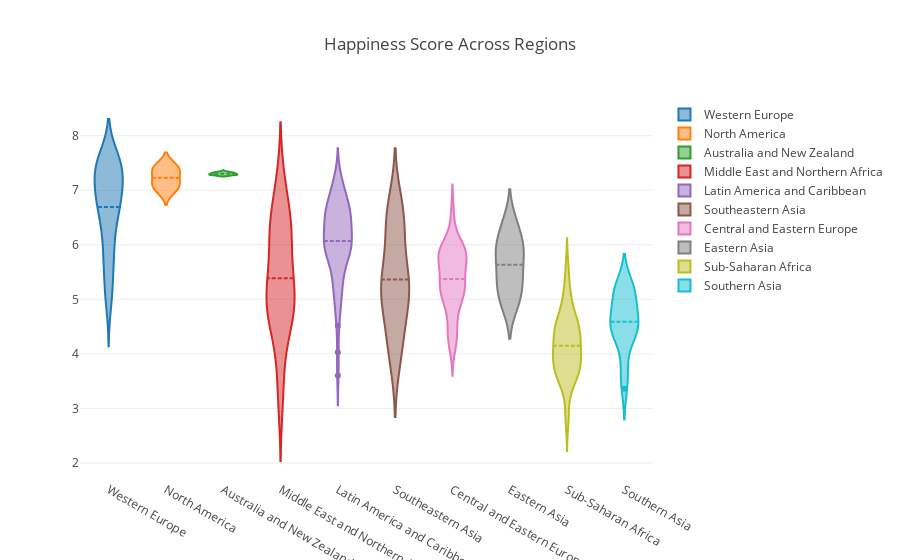

Here is the notebook cell this chart was saved with:
### Markdown cell above
## Violin Graph
Let's now look at violin graphs, which are my favorite ways to look at statistics involving mean, median, outliers,and standard deviation.

### Code cell
# violin plot
# kde = kernel density estimation, width of violin 

data = []
for i in data_c['Region'].unique():
    trace = {
            "type": 'violin',
            "x": data_c.loc[(data_c['Region'] == i), 'Region'],
            "y": data_c.loc[(data_c['Region'] == i), 'Happiness Score'],
            "name": i,
            "meanline": {
                "visible": True
            }
        }
    data.append(trace)
    
            
fig = {
    "data": data,
    "layout" : {
        "title": "",
        "yaxis": {
            "zeroline": False,
        }
    }
}

fig['layout'].update(title= 'Happiness Score Across Regions');
iplot(fig)

### Figure 1 — Plotly figure (JSON) as saved in the notebook; plotly's stock layout.template omitted (floating-point values rounded to 4 significant figures)
{"data": [{"meanline": {"visible": true}, "name": "Western Europe", "type": "violin", "uid": "eb036ca6-9112-4c89-a086-098e3b12cfdf", "x": ["Western Europe", "Western Europe", "Western Europe", "Western Europe", "Western Europe", "Western Europe", "Western Europe", "Western Europe", "Western Europe", "Western Europe", "Western Europe", "Western Europe", "Western Europe", "Western Europe", "Western Europe", "Western Europe", "Western Europe", "Western Europe", "Western Europe", "Western Europe", "Western Europe", "Western Europe", "Western Europe", "Western Europe", "Western Europe", "Western Europe", "Western Europe", "Western Europe", "Western Europe", "Western Europe", "Western Europe", "Western Europe", "Western Europe", "Western Europe", "Western Europe", "Western Europe", "Western Europe", "Western Europe", "Western Europe", "Western Europe", "Western Europe", "Western Europe", "Western Europe", "Western Europe", "Western Europe", "Western Europe", "Western Europe", "Western Europe", "Western Europe", "Western Europe", "Western Europe", "Western Europe", "Western Europe", "Western Europe", "Western Europe", "Western Europe", "Western Europe", "Western Europe", "Western Europe", "Western Europe", "Western Europe", "Western Europe", "Western Europe"], "y": [7.587, 7.561, 7.527, 7.522, 7.406, 7.378, 7.364, 7.2, 6.946, 6.94, 6.937, 6.867, 6.75, 6.575, 6.329, 6.302, 5.948, 5.695, 5.689, 5.102, 4.857, 7.526, 7.509, 7.501, 7.498, 7.413, 7.339, 7.291, 7.119, 6.994, 6.929, 6.907, 6.871, 6.725, 6.488, 6.478, 6.361, 5.977, 5.771, 5.546, 5.123, 5.033, 7.537, 7.522, 7.504, 7.494, 7.469, 7.377, 7.284, 7.006, 6.977, 6.951, 6.891, 6.863, 6.714, 6.527, 6.442, 6.403, 5.964, 5.81, 5.621, 5.227, 5.195]}, {"meanline": {"visible": true}, "name": "North America", "type": "violin", "uid": "f430a391-02ab-4ba0-b076-9fc26292c792", "x": ["North America", "North America", "North America", "North America", "North America", "North America"], "y": [7.427, 7.119, 7.404, 7.104, 7.316, 6.993]}, {"meanline": {"visible": true}, "name": "Australia and New Zealand", "type": "violin", "uid": "c72caa08-3612-481d-a2b6-7e98186dc42a", "x": ["Australia and New Zealand", "Australia and New Zealand", "Australia and New Zealand", "Australia and New Zealand", "Australia and New Zealand", "Australia and New Zealand"], "y": [7.286, 7.284, 7.334, 7.313, 7.314, 7.284]}, {"meanline": {"visible": true}, "name": "Middle East and Northern Africa", "type": "violin", "uid": "2beb2092-430c-416d-a21c-e287f2294fa1", "x": ["Middle East and Northern Africa", "Middle East and Northern Africa", "Middle East and Northern Africa", "Middle East and Northern Africa", "Middle East and Northern Africa", "Middle East and Northern Africa", "Middle East and Northern Africa", "Middle East and Northern Africa", "Middle East and Northern Africa", "Middle East and Northern Africa", "Middle East and Northern Africa", "Middle East and Northern Africa", "Middle East and Northern Africa", "Middle East and Northern Africa", "Middle East and Northern Africa", "Middle East and Northern Africa", "Middle East and Northern Africa", "Middle East and Northern Africa", "Middle East and Northern Africa", "Middle East and Northern Africa", "Middle East and Northern Africa", "Middle East and Northern Africa", "Middle East and Northern Africa", "Middle East and Northern Africa", "Middle East and Northern Africa", "Middle East and Northern Africa", "Middle East and Northern Africa", "Middle East and Northern Africa", "Middle East and Northern Africa", "Middle East and Northern Africa", "Middle East and Northern Africa", "Middle East and Northern Africa", "Middle East and Northern Africa", "Middle East and Northern Africa", "Middle East and Northern Africa", "Middle East and Northern Africa", "Middle East and Northern Africa", "Middle East and Northern Africa", "Middle East and Northern Africa", "Middle East and Northern Africa", "Middle East and Northern Africa", "Middle East and Northern Africa", "Middle East and Northern Africa", "Middle East and Northern Africa", "Middle East and Northern Africa", "Middle East and Northern Africa", "Middle East and Northern Africa", "Middle East and Northern Africa", "Middle East and Northern Africa", "Middle East and Northern Africa", "Middle East and Northern Africa", "Middle East and Northern Africa", "Middle East and Northern Africa", "Middle East and Northern Africa", "Middle East and Northern Africa", "Middle East and Northern Africa", "Middle East and Northern Africa", "Middle East and Northern Africa"], "y": [7.278, 6.901, 6.853, 6.611, 6.411, 6.295, 5.96, 5.754, 5.605, 5.332, 5.192, 5.013, 4.839, 4.739, 4.715, 4.686, 4.677, 4.194, 4.077, 3.006, 7.267, 6.573, 6.379, 6.375, 6.355, 6.239, 6.218, 5.615, 5.389, 5.303, 5.151, 5.129, 5.045, 4.813, 4.754, 4.575, 4.362, 3.724, 3.069, 7.213, 6.648, 6.375, 6.344, 6.105, 6.087, 5.872, 5.525, 5.5, 5.336, 5.235, 5.225, 4.805, 4.775, 4.735, 4.692, 4.497, 3.593, 3.462]}, {"meanline": {"visible": true}, "name": "Latin America and Caribbean", "type": "violin", "uid": "672d25ec-e0dc-4146-8995-d5ae87c81197", "x": ["Latin America and Caribbean", "Latin America and Caribbean", "Latin America and Caribbean", "Latin America and Caribbean", "Latin America and Caribbean", "Latin America and Caribbean", "Latin America and Caribbean", "Latin America and Caribbean", "Latin America and Caribbean", "Latin America and Caribbean", "Latin America and Caribbean", "Latin America and Caribbean", "Latin America and Caribbean", "Latin America and Caribbean", "Latin America and Caribbean", "Latin America and Caribbean", "Latin America and Caribbean", "Latin America and Caribbean", "Latin America and Caribbean", "Latin America and Caribbean", "Latin America and Caribbean", "Latin America and Caribbean", "Latin America and Caribbean", "Latin America and Caribbean", "Latin America and Caribbean", "Latin America and Caribbean", "Latin America and Caribbean", "Latin America and Caribbean", "Latin America and Caribbean", "Latin America and Caribbean", "Latin America and Caribbean", "Latin America and Caribbean", "Latin America and Caribbean", "Latin America and Caribbean", "Latin America and Caribbean", "Latin America and Caribbean", "Latin America and Caribbean", "Latin America and Caribbean", "Latin America and Caribbean", "Latin America and Caribbean", "Latin America and Caribbean", "Latin America and Caribbean", "Latin America and Caribbean", "Latin America and Caribbean", "Latin America and Caribbean", "Latin America and Caribbean", "Latin America and Caribbean", "Latin America and Caribbean", "Latin America and Caribbean", "Latin America and Caribbean", "Latin America and Caribbean", "Latin America and Caribbean", "Latin America and Caribbean", "Latin America and Caribbean", "Latin America and Caribbean", "Latin America and Caribbean", "Latin America and Caribbean", "Latin America and Caribbean", "Latin America and Caribbean", "Latin America and Caribbean", "Latin America and Caribbean", "Latin America and Caribbean", "Latin America and Caribbean", "Latin America and Caribbean", "Latin America and Caribbean", "Latin America and Caribbean", "Latin America and Caribbean", "Latin America and Caribbean"], "y": [7.226, 7.187, 6.983, 6.81, 6.786, 6.67, 6.574, 6.485, 6.477, 6.269, 6.168, 6.13, 6.123, 5.975, 5.89, 5.878, 5.828, 5.824, 5.709, 4.885, 4.788, 4.518, 7.087, 7.039, 6.952, 6.778, 6.705, 6.701, 6.65, 6.545, 6.481, 6.324, 6.269, 6.168, 6.084, 6.068, 5.992, 5.976, 5.956, 5.822, 5.743, 5.538, 5.51, 5.155, 4.871, 4.028, 7.079, 6.652, 6.635, 6.599, 6.578, 6.454, 6.454, 6.452, 6.357, 6.168, 6.071, 6.008, 6.003, 5.956, 5.823, 5.715, 5.493, 5.311, 5.25, 5.23, 5.181, 3.603]}, {"meanline": {"visible": true}, "name": "Southeastern Asia", "type": "violin", "uid": "128efc29-e574-4d90-a41c-b3b674d0c2f6", "x": ["Southeastern Asia", "Southeastern Asia", "Southeastern Asia", "Southeastern Asia", "Southeastern Asia", "Southeastern Asia", "Southeastern Asia", "Southeastern Asia", "Southeastern Asia", "Southeastern Asia", "Southeastern Asia", "Southeastern Asia", "Southeastern Asia", "Southeastern Asia", "Southeastern Asia", "Southeastern Asia", "Southeastern Asia", "Southeastern Asia", "Southeastern Asia", "Southeastern Asia", "Southeastern Asia", "Southeastern Asia", "Southeastern Asia", "Southeastern Asia", "Southeastern Asia", "Southeastern Asia"], "y": [6.798, 6.455, 5.77, 5.399, 5.36, 5.073, 4.876, 4.307, 3.819, 6.739, 6.474, 6.005, 5.314, 5.279, 5.061, 4.876, 4.395, 3.907, 6.572, 6.424, 6.084, 5.43, 5.262, 5.074, 4.545, 4.168]}, {"meanline": {"visible": true}, "name": "Central and Eastern Europe", "type": "violin", "uid": "744d6a6d-c5b8-434c-88cf-338435bfbc83", "x": ["Central and Eastern Europe", "Central and Eastern Europe", "Central and Eastern Europe", "Central and Eastern Europe", "Central and Eastern Europe", "Central and Eastern Europe", "Central and Eastern Europe", "Central and Eastern Europe", "Central and Eastern Europe", "Central and Eastern Europe", "Central and Eastern Europe", "Central and Eastern Europe", "Central and Eastern Europe", "Central and Eastern Europe", "Central and Eastern Europe", "Central and Eastern Europe", "Central and Eastern Europe", "Central and Eastern Europe", "Central and Eastern Europe", "Central and Eastern Europe", "Central and Eastern Europe", "Central and Eastern Europe", "Central and Eastern Europe", "Central and Eastern Europe", "Central and Eastern Europe", "Central and Eastern Europe", "Central and Eastern Europe", "Central and Eastern Europe", "Central and Eastern Europe", "Central and Eastern Europe", "Central and Eastern Europe", "Central and Eastern Europe", "Central and Eastern Europe", "Central and Eastern Europe", "Central and Eastern Europe", "Central and Eastern Europe", "Central and Eastern Europe", "Central and Eastern Europe", "Central and Eastern Europe", "Central and Eastern Europe", "Central and Eastern Europe", "Central and Eastern Europe", "Central and Eastern Europe", "Central and Eastern Europe", "Central and Eastern Europe", "Central and Eastern Europe", "Central and Eastern Europe", "Central and Eastern Europe", "Central and Eastern Europe", "Central and Eastern Europe", "Central and Eastern Europe", "Central and Eastern Europe", "Central and Eastern Europe", "Central and Eastern Europe", "Central and Eastern Europe", "Central and Eastern Europe", "Central and Eastern Europe", "Central and Eastern Europe", "Central and Eastern Europe", "Central and Eastern Europe", "Central and Eastern Europe", "Central and Eastern Europe", "Central and Eastern Europe", "Central and Eastern Europe", "Central and Eastern Europe", "Central and Eastern Europe", "Central and Eastern Europe", "Central and Eastern Europe", "Central and Eastern Europe", "Central and Eastern Europe", "Central and Eastern Europe", "Central and Eastern Europe", "Central and Eastern Europe", "Central and Eastern Europe", "Central and Eastern Europe", "Central and Eastern Europe", "Central and Eastern Europe", "Central and Eastern Europe", "Central and Eastern Europe", "Central and Eastern Europe", "Central and Eastern Europe", "Central and Eastern Europe", "Central and Eastern Europe", "Central and Eastern Europe", "Central and Eastern Europe", "Central and Eastern Europe", "Central and Eastern Europe"], "y": [6.505, 6.003, 5.995, 5.889, 5.855, 5.848, 5.833, 5.813, 5.791, 5.759, 5.716, 5.589, 5.548, 5.429, 5.286, 5.212, 5.192, 5.124, 5.123, 5.098, 5.007, 4.959, 4.949, 4.8, 4.786, 4.681, 4.35, 4.297, 4.218, 6.596, 6.078, 5.987, 5.919, 5.897, 5.856, 5.835, 5.813, 5.802, 5.768, 5.658, 5.56, 5.528, 5.517, 5.488, 5.401, 5.291, 5.185, 5.177, 5.163, 5.161, 5.145, 5.121, 4.996, 4.655, 4.36, 4.324, 4.252, 4.217, 6.609, 6.098, 5.973, 5.971, 5.963, 5.902, 5.85, 5.838, 5.825, 5.822, 5.819, 5.758, 5.611, 5.569, 5.395, 5.324, 5.293, 5.279, 5.237, 5.234, 5.182, 5.175, 5.041, 5.004, 4.714, 4.644, 4.376, 4.286, 4.096]}, {"meanline": {"visible": true}, "name": "Eastern Asia", "type": "violin", "uid": "eee32338-8012-46ca-8324-460a27f9ab9f", "x": ["Eastern Asia", "Eastern Asia", "Eastern Asia", "Eastern Asia", "Eastern Asia", "Eastern Asia", "Eastern Asia", "Eastern Asia", "Eastern Asia", "Eastern Asia", "Eastern Asia", "Eastern Asia", "Eastern Asia", "Eastern Asia", "Eastern Asia", "Eastern Asia", "Eastern Asia", "Eastern Asia"], "y": [6.298, 5.987, 5.984, 5.474, 5.14, 4.874, 6.379, 5.921, 5.835, 5.458, 5.245, 4.907, 6.422, 5.92, 5.838, 5.472, 5.273, 4.955]}, {"meanline": {"visible": true}, "name": "Sub-Saharan Africa", "type": "violin", "uid": "ac2e6e6d-6237-44e5-8011-fa9685885a57", "x": ["Sub-Saharan Africa", "Sub-Saharan Africa", "Sub-Saharan Africa", "Sub-Saharan Africa", "Sub-Saharan Africa", "Sub-Saharan Africa", "Sub-Saharan Africa", "Sub-Saharan Africa", "Sub-Saharan Africa", "Sub-Saharan Africa", "Sub-Saharan Africa", "Sub-Saharan Africa", "Sub-Saharan Africa", "Sub-Saharan Africa", "Sub-Saharan Africa", "Sub-Saharan Africa", "Sub-Saharan Africa", "Sub-Saharan Africa", "Sub-Saharan Africa", "Sub-Saharan Africa", "Sub-Saharan Africa", "Sub-Saharan Africa", "Sub-Saharan Africa", "Sub-Saharan Africa", "Sub-Saharan Africa", "Sub-Saharan Africa", "Sub-Saharan Africa", "Sub-Saharan Africa", "Sub-Saharan Africa", "Sub-Saharan Africa", "Sub-Saharan Africa", "Sub-Saharan Africa", "Sub-Saharan Africa", "Sub-Saharan Africa", "Sub-Saharan Africa", "Sub-Saharan Africa", "Sub-Saharan Africa", "Sub-Saharan Africa", "Sub-Saharan Africa", "Sub-Saharan Africa", "Sub-Saharan Africa", "Sub-Saharan Africa", "Sub-Saharan Africa", "Sub-Saharan Africa", "Sub-Saharan Africa", "Sub-Saharan Africa", "Sub-Saharan Africa", "Sub-Saharan Africa", "Sub-Saharan Africa", "Sub-Saharan Africa", "Sub-Saharan Africa", "Sub-Saharan Africa", "Sub-Saharan Africa", "Sub-Saharan Africa", "Sub-Saharan Africa", "Sub-Saharan Africa", "Sub-Saharan Africa", "Sub-Saharan Africa", "Sub-Saharan Africa", "Sub-Saharan Africa", "Sub-Saharan Africa", "Sub-Saharan Africa", "Sub-Saharan Africa", "Sub-Saharan Africa", "Sub-Saharan Africa", "Sub-Saharan Africa", "Sub-Saharan Africa", "Sub-Saharan Africa", "Sub-Saharan Africa", "Sub-Saharan Africa", "Sub-Saharan Africa", "Sub-Saharan Africa", "Sub-Saharan Africa", "Sub-Saharan Africa", "Sub-Saharan Africa", "Sub-Saharan Africa", "Sub-Saharan Africa", "Sub-Saharan Africa", "Sub-Saharan Africa", "Sub-Saharan Africa", "Sub-Saharan Africa", "Sub-Saharan Africa", "Sub-Saharan Africa", "Sub-Saharan Africa", "Sub-Saharan Africa", "Sub-Saharan Africa", "Sub-Saharan Africa", "Sub-Saharan Africa", "Sub-Saharan Africa", "Sub-Saharan Africa", "Sub-Saharan Africa", "Sub-Saharan Africa", "Sub-Saharan Africa", "Sub-Saharan Africa", "Sub-Saharan Africa", "Sub-Saharan Africa", "Sub-Saharan Africa", "Sub-Saharan Africa", "Sub-Saharan Africa", "Sub-Saharan Africa", "Sub-Saharan Africa", "Sub-Saharan Africa", "Sub-Saharan Africa", "Sub-Saharan Africa", "Sub-Saharan Africa", "Sub-Saharan Africa", "Sub-Saharan Africa", "Sub-Saharan Africa", "Sub-Saharan Africa", "Sub-Saharan Africa", "Sub-Saharan Africa", "Sub-Saharan Africa", "Sub-Saharan Africa", "Sub-Saharan Africa", "Sub-Saharan Africa", "Sub-Saharan Africa", "Sub-Saharan Africa"], "y": [5.477, 5.268, 5.129, 5.057, 4.971, 4.898, 4.867, 4.642, 4.633, 4.61, 4.571, 4.55, 4.517, 4.512, 4.507, 4.436, 4.419, 4.369, 4.332, 4.292, 4.252, 4.033, 3.995, 3.989, 3.956, 3.931, 3.904, 3.896, 3.845, 3.781, 3.681, 3.678, 3.667, 3.656, 3.655, 3.587, 3.465, 3.34, 2.905, 2.839, 5.648, 5.44, 5.057, 4.875, 4.795, 4.635, 4.574, 4.513, 4.508, 4.459, 4.356, 4.276, 4.272, 4.236, 4.219, 4.201, 4.193, 4.156, 4.139, 4.121, 4.073, 3.974, 3.956, 3.916, 3.866, 3.856, 3.832, 3.763, 3.739, 3.739, 3.695, 3.666, 3.622, 3.607, 3.515, 3.484, 3.303, 2.905, 5.629, 5.151, 5.074, 4.829, 4.709, 4.695, 4.574, 4.553, 4.55, 4.535, 4.514, 4.465, 4.46, 4.292, 4.291, 4.28, 4.19, 4.18, 4.139, 4.12, 4.081, 4.032, 4.028, 3.97, 3.936, 3.875, 3.808, 3.795, 3.766, 3.657, 3.644, 3.591, 3.533, 3.507, 3.495, 3.471, 3.349, 2.905, 2.693]}, {"meanline": {"visible": true}, "name": "Southern Asia", "type": "violin", "uid": "2cb25e29-8129-4b3a-8166-ad394e76fc78", "x": ["Southern Asia", "Southern Asia", "Southern Asia", "Southern Asia", "Southern Asia", "Southern Asia", "Southern Asia", "Southern Asia", "Southern Asia", "Southern Asia", "Southern Asia", "Southern Asia", "Southern Asia", "Southern Asia", "Southern Asia", "Southern Asia", "Southern Asia", "Southern Asia", "Southern Asia", "Southern Asia", "Southern Asia"], "y": [5.253, 5.194, 4.694, 4.565, 4.514, 4.271, 3.575, 5.196, 5.132, 4.793, 4.643, 4.415, 4.404, 3.36, 5.269, 5.011, 4.962, 4.608, 4.44, 4.315, 3.794]}], "layout": {"title": {"text": "Happiness Score Across Regions"}, "yaxis": {"zeroline": false}}}
